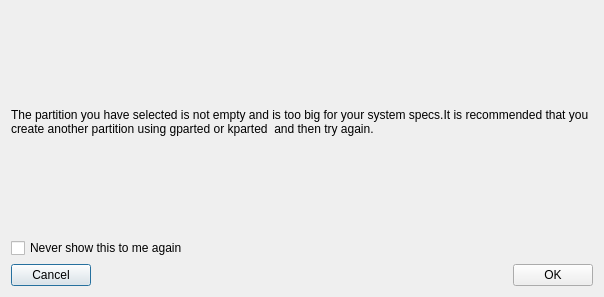
<?xml version="1.0" encoding="UTF-8"?>
<ui version="4.0">
 <class>Dialog</class>
 <widget class="QDialog" name="Dialog">
  <property name="geometry">
   <rect>
    <x>0</x>
    <y>0</y>
    <width>604</width>
    <height>297</height>
   </rect>
  </property>
  <property name="windowTitle">
   <string>Dialog</string>
  </property>
  <layout class="QGridLayout" name="gridLayout">
   <item row="0" column="0">
    <layout class="QVBoxLayout" name="verticalLayout">
     <item>
      <widget class="QLabel" name="label">
       <property name="text">
        <string>The partition you have selected is not empty and is too big for your system specs.It is recommended that you create another partition using gparted or kparted  and then try again.</string>
       </property>
       <property name="wordWrap">
        <bool>true</bool>
       </property>
      </widget>
     </item>
     <item>
      <widget class="QCheckBox" name="checkBox">
       <property name="text">
        <string>Never show this to me again</string>
       </property>
      </widget>
     </item>
     <item>
      <layout class="QHBoxLayout" name="horizontalLayout">
       <item>
        <widget class="QPushButton" name="btn_cancel">
         <property name="text">
          <string>Cancel</string>
         </property>
        </widget>
       </item>
       <item>
        <spacer name="horizontalSpacer">
         <property name="orientation">
          <enum>Qt::Horizontal</enum>
         </property>
         <property name="sizeHint" stdset="0">
          <size>
           <width>40</width>
           <height>20</height>
          </size>
         </property>
        </spacer>
       </item>
       <item>
        <widget class="QPushButton" name="btn_ok">
         <property name="text">
          <string>OK</string>
         </property>
        </widget>
       </item>
      </layout>
     </item>
    </layout>
   </item>
  </layout>
 </widget>
 <resources/>
 <connections/>
</ui>
